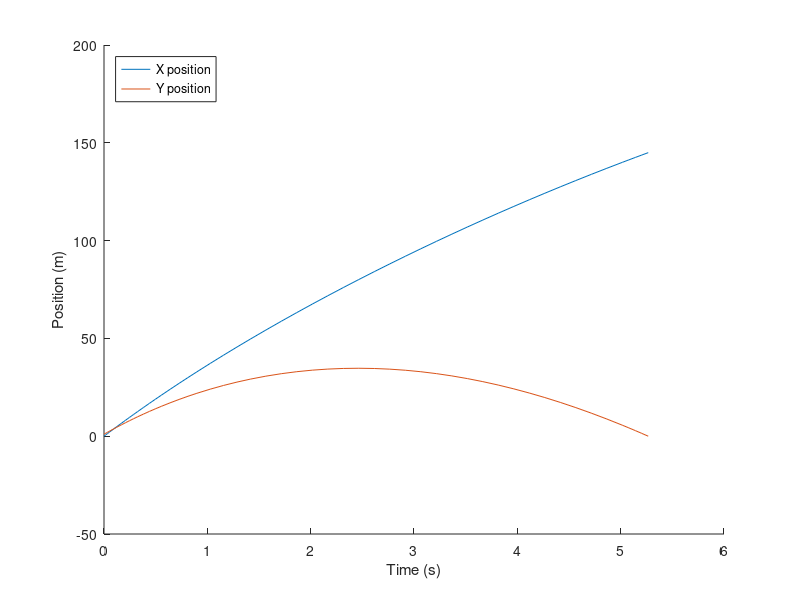

This chart was generated by the following MATLAB code:
% Computes the effects of less air density in the baseball model.
% Precondition: n/a.
% Postcondition: the results have been plotted.

function res = ex12_1()
    % close all open figures
    close all;

    % set the parameters
    P = [0; 1];     % initial position in m
    V = [40; 30];   % initial velocity in m/s
    W = [P; V];     % initial conditions
    tspan = [0 6];

    % solve ODE
    options = odeset('Events', @event_func);
    [T, M] = ode45(@rate_func, tspan, W, options);

    % unpack the derivatives
    P = M(:, 1:2);
    V = M(:, 3:4);
    X = P(:, 1);
    Y = P(:, 2);

    % plot the results
    hold on;
    plot(T, X);
    plot(T, Y);
    hold off;
    xlabel('Time (s)');
    ylabel('Position (m)');
    legend('X position', 'Y position', 'Location', 'northwest');

    % display the final values
    X(end)
    Y(end)
    V(end, :)
end

function res = rate_func(t, W)
    % unpack position and velocity
    P = W(1:2);
    V = W(3:4);

    % compute the derivatives
    dPdt = V;
    dVdt = acceleration(t, P, V);

    % pack the derivatives into a column vector
    res = [dPdt; dVdt];
end

function res = acceleration(t, P, V)
    m = 0.145;          % mass in kg
    g = 9.8;            % gravitational acceleration in m / s^2
    a_g = [0; -g];

    a_d = drag_force(V) / m;
        
    res = a_g + a_d;
end

function res = drag_force(V)
    rho = 1.01;         % air density in kg / m^3
    v = norm(V);        % magnitude of velocity in m/s
    c_d = 0.3;          % drag coefficient; dimensionless
    a = 0.0042;         % cross-sectional area in m^2

    res = -1/2 * rho * v * c_d * a * V;
end

function [value, isterminal, direction] = event_func(t, W)
    value = W(2);
    isterminal = 1;
    direction = -1;
end